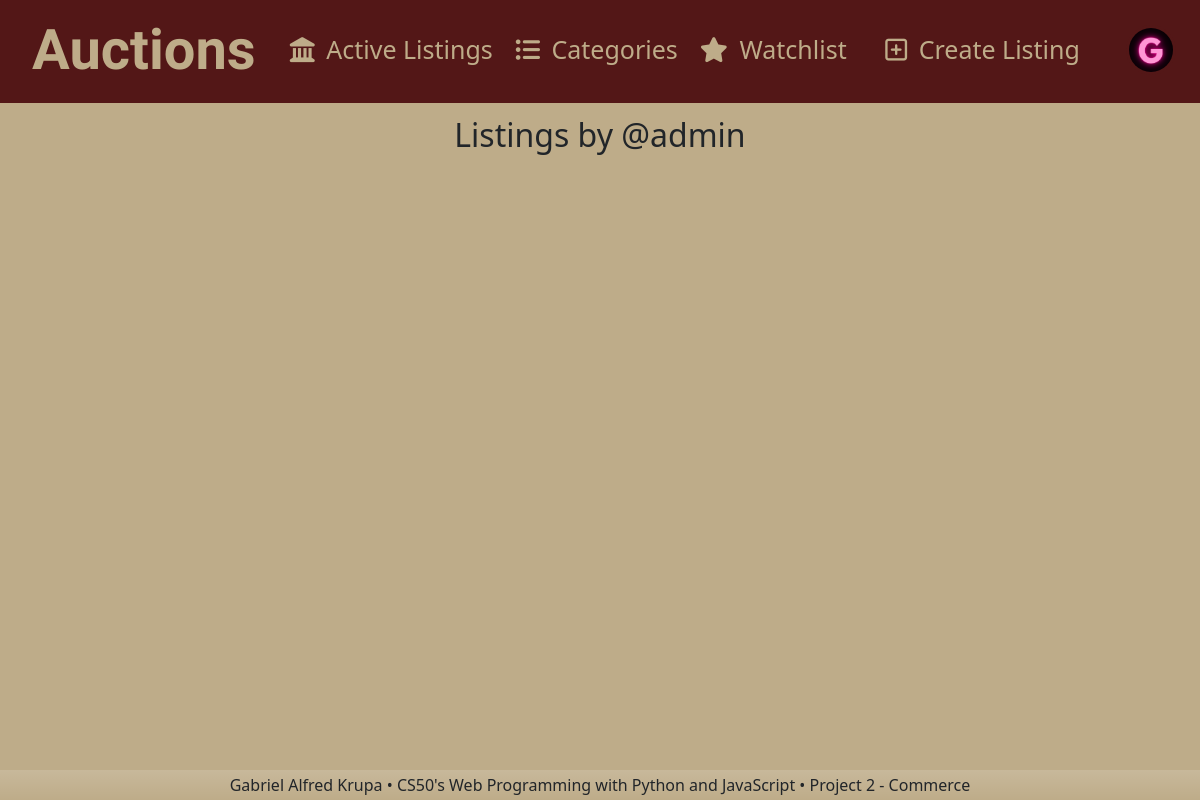
Page /listings/1 (signed in) on the earlier database version.
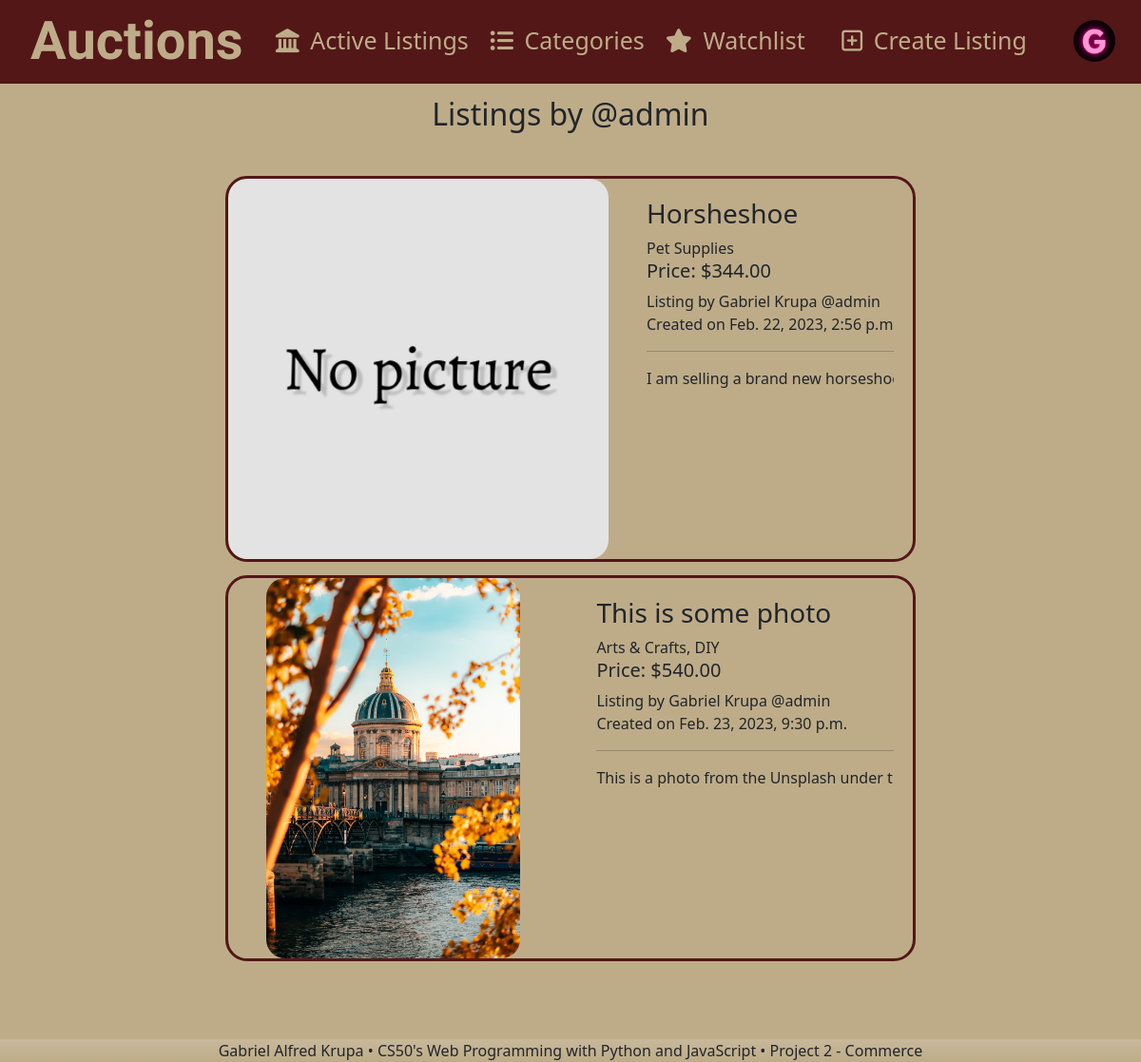
Same page on the later database version.
### auctions/models.py (models this page shows, shortened)
class AuctionListing(models.Model):
    category = models.CharField(max_length=50, choices=CATEGORIES, verbose_name="category")
    user = models.ForeignKey(User, on_delete=models.CASCADE, related_name="seller", verbose_name="seller")
    picture = models.ImageField(default='default_listing.png')
    title = models.CharField(max_length=100, verbose_name='Title')
    price = models.DecimalField(max_digits=6, decimal_places=2, verbose_name="Price in USD($)", validators=[MinValueValidator(0.01)])
    description = models.TextField(max_length=1000)
    date = models.DateTimeField(auto_now_add=True, verbose_name="Listed on")
    sold_to = models.ForeignKey(User, on_delete=models.CASCADE, related_name="buyer", verbose_name="buyer", null=True, blank=True)
    closed = models.IntegerField(max_length = 1, default=0, validators=[MinValueValidator(0), MaxValueValidator(1)])

class User(AbstractUser):
    date = models.DateTimeField(auto_now_add=True, verbose_name="Member since")
    picture = models.ImageField(default='default_avatar.png')

### auctions/views.py (the view)
# urls.py: path("listings/<int:user_id>", views.user_listings, name="listings")
@login_required
def user_listings(request, user_id):
    return render(request, "auctions/listings.html", {
        "listings": AuctionListing.objects.filter(user_id=user_id)
    })

### auctions/templatetags/auctions_tags.py (called while the page is built)
@register.simple_tag
def watch_items(user_id):
    items = Watchlist.objects.filter(user_id=user_id)
    if items:
        return len(items)
    else:
        return ''

### auctions/templates/auctions/listings.html
{% extends "auctions/layout.html" %}
{% block body %}
    <h2 class="title mt-3 mb-5">Listings by @{{user.username}}</h2>
    <div id="listings">
        {% for listing in listings %}
            {% if user.is_authenticated %}
                <div class="listing" onclick="location.href='/listing/{{listing.id}}/{{user.id}}'">
            {% else %}
                <div class="listing" onclick="location.href='/listing/{{listing.id}}'">
            {% endif %}
                    <div class="listing-image">
                    <img src="{{ listing.picture.url }}" alt="{{listing.title}}" loading="lazy">
                </div>
                <div class="listing-info">
                    <div class="title-n-time">
                        {% if listing.closed %}
                            <h3>{{listing.title}} [CLOSED]</h3>
                        {% else %}
                            <h3>{{listing.title}}</h3>
                        {% endif %}
                        <div><a href="/category/{{listing.category}}">{{listing.category}}</a></div>
                        <div><h5>Price: ${{listing.price}}</h5></div>
                        <div>Listing by {{listing.user.first_name}} {{listing.user.last_name}}  @{{listing.user.username}}</div>
                        <div>Created on {{listing.date}}</div>
                        <hr>
                    </div>
                    <div class="description">
                        {{listing.description}}
                    </div>
                </div>
                </div>
        {% endfor %}
    </div>
{% endblock %}

Differences in the rows shown:
added AuctionListing: picture (placeholder picture), title "Horsheshoe", category "Pet Supplies", price "344.00", user.first_name "Gabriel", user.last_name "Krupa", user.username "admin", date "Feb. 22, 2023, 2:56 p.…", description "I am selling a brand new horses…"
added AuctionListing: picture (picture), title "This is some photo", category "Arts & Crafts, DIY", price "540.00", user.first_name "Gabriel", user.last_name "Krupa", user.username "admin", date "Feb. 23, 2023, 9:30 p.m.", description "This is a photo from the Unsplash unde…"
